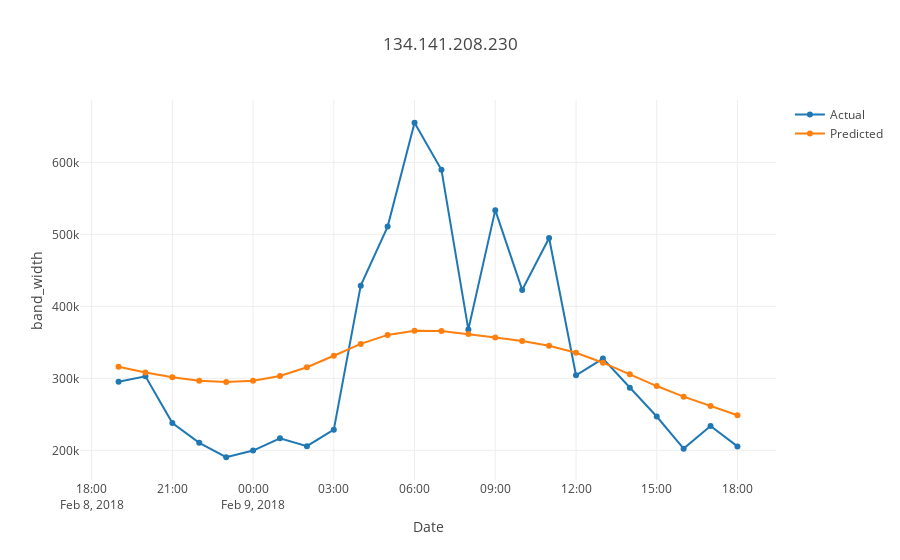

The code cell stored with this chart in its notebook:
### Code cell
s='134.141.208.230'
tt = prophet_df[prophet_df.source==s]
plot_test1(tt.ds,tt.y,tt.yhat,s)
